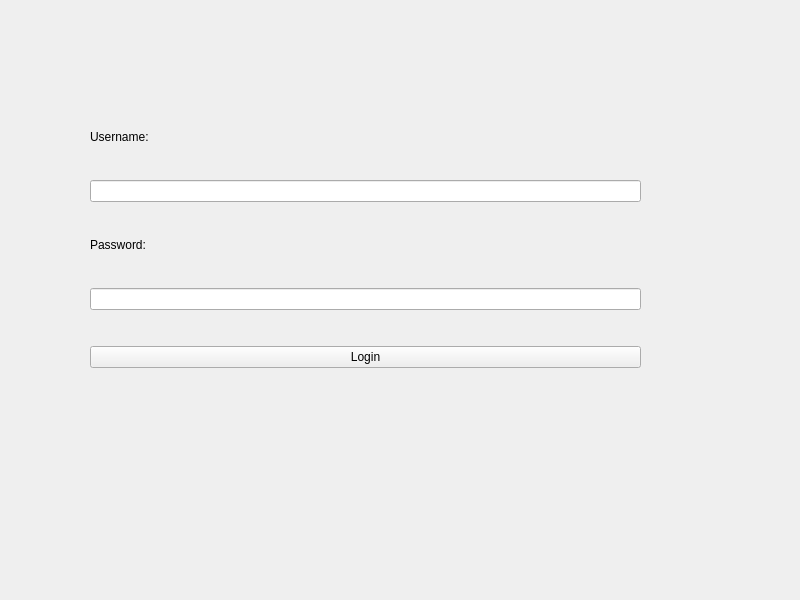
<?xml version="1.0" encoding="UTF-8"?>
<ui version="4.0">
 <class>LoginForm</class>
 <widget class="QWidget" name="LoginForm">
  <property name="geometry">
   <rect>
    <x>0</x>
    <y>0</y>
    <width>800</width>
    <height>600</height>
   </rect>
  </property>
  <property name="windowTitle">
   <string>Form</string>
  </property>
  <widget class="QWidget" name="verticalLayoutWidget">
   <property name="geometry">
    <rect>
     <x>90</x>
     <y>100</y>
     <width>551</width>
     <height>301</height>
    </rect>
   </property>
   <layout class="QVBoxLayout" name="verticalLayout">
    <item>
     <widget class="QLabel" name="usr_label">
      <property name="sizePolicy">
       <sizepolicy hsizetype="Preferred" vsizetype="Maximum">
        <horstretch>0</horstretch>
        <verstretch>0</verstretch>
       </sizepolicy>
      </property>
      <property name="text">
       <string>Username:</string>
      </property>
     </widget>
    </item>
    <item>
     <widget class="QLineEdit" name="usr_edit"/>
    </item>
    <item>
     <widget class="QLabel" name="pswd_label">
      <property name="sizePolicy">
       <sizepolicy hsizetype="Preferred" vsizetype="Maximum">
        <horstretch>0</horstretch>
        <verstretch>0</verstretch>
       </sizepolicy>
      </property>
      <property name="text">
       <string>Password:</string>
      </property>
     </widget>
    </item>
    <item>
     <widget class="QLineEdit" name="pswd_edit"/>
    </item>
    <item>
     <widget class="QPushButton" name="login_btn">
      <property name="sizePolicy">
       <sizepolicy hsizetype="Minimum" vsizetype="Maximum">
        <horstretch>0</horstretch>
        <verstretch>0</verstretch>
       </sizepolicy>
      </property>
      <property name="text">
       <string>Login</string>
      </property>
     </widget>
    </item>
   </layout>
  </widget>
 </widget>
 <resources/>
 <connections/>
</ui>
